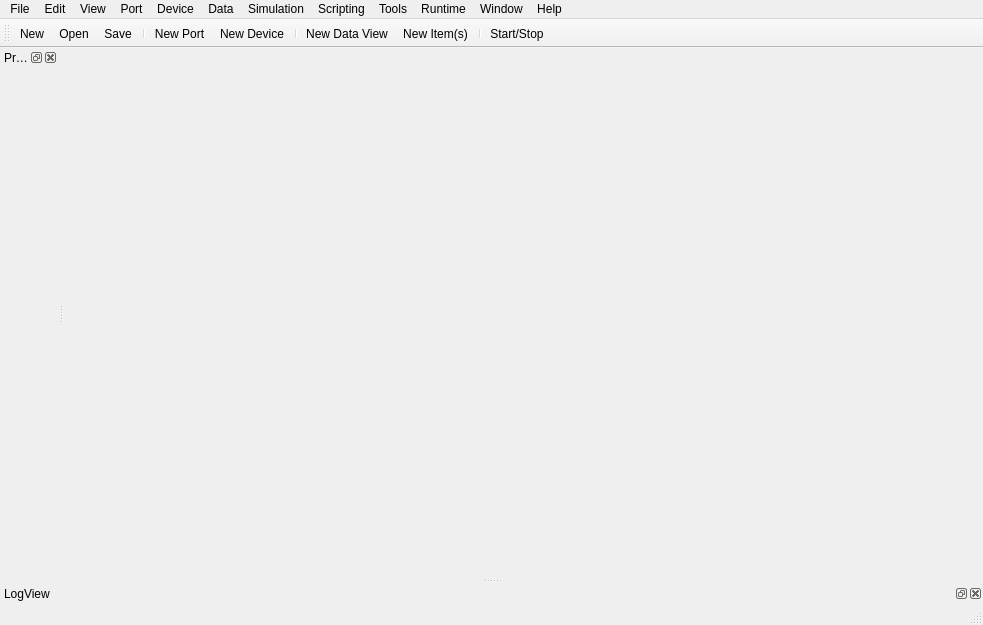
<?xml version="1.0" encoding="UTF-8"?>
<ui version="4.0">
 <class>mbServerUi</class>
 <widget class="QMainWindow" name="mbServerUi">
  <property name="geometry">
   <rect>
    <x>0</x>
    <y>0</y>
    <width>983</width>
    <height>625</height>
   </rect>
  </property>
  <property name="windowTitle">
   <string>Server</string>
  </property>
  <property name="windowIcon">
   <iconset>
    <normaloff>:/server/icons/server.ico</normaloff>:/server/icons/server.ico</iconset>
  </property>
  <widget class="QWidget" name="centralwidget">
   <layout class="QVBoxLayout" name="verticalLayout">
    <property name="spacing">
     <number>2</number>
    </property>
    <property name="leftMargin">
     <number>3</number>
    </property>
    <property name="topMargin">
     <number>3</number>
    </property>
    <property name="rightMargin">
     <number>3</number>
    </property>
    <property name="bottomMargin">
     <number>3</number>
    </property>
   </layout>
  </widget>
  <widget class="QMenuBar" name="menubar">
   <property name="geometry">
    <rect>
     <x>0</x>
     <y>0</y>
     <width>983</width>
     <height>20</height>
    </rect>
   </property>
   <widget class="QMenu" name="menuFile">
    <property name="title">
     <string>File</string>
    </property>
    <addaction name="actionFileNew"/>
    <addaction name="separator"/>
    <addaction name="actionFileOpen"/>
    <addaction name="actionFileRecent"/>
    <addaction name="actionFileClose"/>
    <addaction name="actionFileSave"/>
    <addaction name="actionFileSaveAs"/>
    <addaction name="actionFileEdit"/>
    <addaction name="actionFileImportProject"/>
    <addaction name="actionFileInfo"/>
    <addaction name="separator"/>
    <addaction name="actionFileQuit"/>
   </widget>
   <widget class="QMenu" name="menuHelp">
    <property name="title">
     <string>Help</string>
    </property>
    <addaction name="actionHelpAbout"/>
    <addaction name="actionHelpAboutQt"/>
    <addaction name="separator"/>
    <addaction name="actionHelpContents"/>
   </widget>
   <widget class="QMenu" name="menuRuntime">
    <property name="title">
     <string>Runtime</string>
    </property>
    <addaction name="actionRuntimeStartStop"/>
   </widget>
   <widget class="QMenu" name="menuView">
    <property name="title">
     <string>View</string>
    </property>
    <addaction name="actionViewProject"/>
    <addaction name="actionViewLogView"/>
    <addaction name="actionViewOutput"/>
   </widget>
   <widget class="QMenu" name="menuDevice">
    <property name="title">
     <string>Device</string>
    </property>
    <addaction name="actionDeviceNew"/>
    <addaction name="actionDeviceEdit"/>
    <addaction name="actionDeviceDelete"/>
    <addaction name="separator"/>
    <addaction name="actionDeviceImport"/>
    <addaction name="actionDeviceExport"/>
    <addaction name="separator"/>
    <addaction name="actionDeviceMemoryZero"/>
    <addaction name="actionDeviceMemoryZeroAll"/>
    <addaction name="actionDeviceMemoryImport"/>
    <addaction name="actionDeviceMemoryExport"/>
    <addaction name="separator"/>
    <addaction name="actionDeviceScriptInit"/>
    <addaction name="actionDeviceScriptLoop"/>
    <addaction name="actionDeviceScriptFinal"/>
    <addaction name="separator"/>
    <addaction name="actionDeviceStatistics"/>
   </widget>
   <widget class="QMenu" name="menuEdit">
    <property name="title">
     <string>Edit</string>
    </property>
    <addaction name="actionEditCut"/>
    <addaction name="actionEditCopy"/>
    <addaction name="actionEditPaste"/>
    <addaction name="actionEditInsert"/>
    <addaction name="actionEditEdit"/>
    <addaction name="actionEditDelete"/>
    <addaction name="separator"/>
    <addaction name="actionEditSelectAll"/>
    <addaction name="separator"/>
    <addaction name="actionEditFind"/>
    <addaction name="actionEditReplace"/>
   </widget>
   <widget class="QMenu" name="menuDataView">
    <property name="title">
     <string>Data</string>
    </property>
    <addaction name="actionDataViewItemNew"/>
    <addaction name="actionDataViewItemEdit"/>
    <addaction name="actionDataViewItemInsert"/>
    <addaction name="actionDataViewItemDelete"/>
    <addaction name="separator"/>
    <addaction name="actionDataViewImportItems"/>
    <addaction name="actionDataViewExportItems"/>
    <addaction name="separator"/>
    <addaction name="actionDataViewNew"/>
    <addaction name="actionDataViewEdit"/>
    <addaction name="actionDataViewInsert"/>
    <addaction name="actionDataViewDelete"/>
    <addaction name="separator"/>
    <addaction name="actionDataViewImport"/>
    <addaction name="actionDataViewExport"/>
   </widget>
   <widget class="QMenu" name="menuAction">
    <property name="title">
     <string>Simulation</string>
    </property>
    <addaction name="actionSimActions"/>
    <addaction name="separator"/>
    <addaction name="actionSimActionNew"/>
    <addaction name="actionSimActionEdit"/>
    <addaction name="actionSimActionInsert"/>
    <addaction name="actionSimActionDelete"/>
    <addaction name="separator"/>
    <addaction name="actionSimActionImport"/>
    <addaction name="actionSimActionExport"/>
   </widget>
   <widget class="QMenu" name="menuWindow">
    <property name="title">
     <string>Window</string>
    </property>
    <widget class="QMenu" name="menuWindowDevices">
     <property name="title">
      <string>Devices</string>
     </property>
     <addaction name="actionWindowDeviceCloseAll"/>
     <addaction name="separator"/>
    </widget>
    <widget class="QMenu" name="menuWindowDataViews">
     <property name="title">
      <string>DataViews</string>
     </property>
     <addaction name="actionWindowDataViewCloseAll"/>
     <addaction name="separator"/>
    </widget>
    <widget class="QMenu" name="menuWindowScripts">
     <property name="title">
      <string>Scripts</string>
     </property>
     <addaction name="actionWindowScriptCloseAll"/>
     <addaction name="separator"/>
    </widget>
    <widget class="QMenu" name="menuWindowStatistics">
     <property name="title">
      <string>Statistics</string>
     </property>
     <addaction name="actionWindowStatisticsCloseAll"/>
     <addaction name="separator"/>
    </widget>
    <addaction name="actionWindowViewSubWindow"/>
    <addaction name="actionWindowViewTabbed"/>
    <addaction name="separator"/>
    <addaction name="menuWindowDataViews"/>
    <addaction name="menuWindowStatistics"/>
    <addaction name="menuWindowDevices"/>
    <addaction name="menuWindowScripts"/>
    <addaction name="separator"/>
    <addaction name="actionWindowSimActions"/>
    <addaction name="actionWindowScriptModules"/>
    <addaction name="separator"/>
    <addaction name="actionWindowCloseAll"/>
    <addaction name="separator"/>
    <addaction name="actionWindowCascade"/>
    <addaction name="actionWindowTile"/>
   </widget>
   <widget class="QMenu" name="menuPort">
    <property name="title">
     <string>Port</string>
    </property>
    <addaction name="actionPortNew"/>
    <addaction name="actionPortEdit"/>
    <addaction name="actionPortDelete"/>
    <addaction name="separator"/>
    <addaction name="actionPortDeviceNew"/>
    <addaction name="actionPortDeviceAdd"/>
    <addaction name="actionPortDeviceEdit"/>
    <addaction name="actionPortDeviceDelete"/>
    <addaction name="separator"/>
    <addaction name="actionPortImport"/>
    <addaction name="actionPortExport"/>
    <addaction name="separator"/>
    <addaction name="actionPortStatistics"/>
   </widget>
   <widget class="QMenu" name="menuTools">
    <property name="title">
     <string>Tools</string>
    </property>
    <addaction name="actionToolsSettings"/>
   </widget>
   <widget class="QMenu" name="menuScripting">
    <property name="title">
     <string>Scripting</string>
    </property>
    <addaction name="actionScriptModules"/>
    <addaction name="separator"/>
    <addaction name="actionScriptModuleNew"/>
    <addaction name="actionScriptModuleOpen"/>
    <addaction name="actionScriptModuleDelete"/>
    <addaction name="actionScriptModuleEditParams"/>
    <addaction name="separator"/>
    <addaction name="actionScriptModuleImport"/>
    <addaction name="actionScriptModuleExport"/>
   </widget>
   <addaction name="menuFile"/>
   <addaction name="menuEdit"/>
   <addaction name="menuView"/>
   <addaction name="menuPort"/>
   <addaction name="menuDevice"/>
   <addaction name="menuDataView"/>
   <addaction name="menuAction"/>
   <addaction name="menuScripting"/>
   <addaction name="menuTools"/>
   <addaction name="menuRuntime"/>
   <addaction name="menuWindow"/>
   <addaction name="menuHelp"/>
  </widget>
  <widget class="QStatusBar" name="statusbar"/>
  <widget class="QDockWidget" name="dockLogView">
   <property name="windowTitle">
    <string>LogView</string>
   </property>
   <attribute name="dockWidgetArea">
    <number>8</number>
   </attribute>
   <widget class="QWidget" name="dockWidgetContents_2">
    <layout class="QHBoxLayout" name="horizontalLayout">
     <property name="spacing">
      <number>0</number>
     </property>
     <property name="leftMargin">
      <number>0</number>
     </property>
     <property name="topMargin">
      <number>0</number>
     </property>
     <property name="rightMargin">
      <number>0</number>
     </property>
     <property name="bottomMargin">
      <number>0</number>
     </property>
    </layout>
   </widget>
  </widget>
  <widget class="QToolBar" name="toolBar">
   <property name="windowTitle">
    <string>toolBar</string>
   </property>
   <attribute name="toolBarArea">
    <enum>TopToolBarArea</enum>
   </attribute>
   <attribute name="toolBarBreak">
    <bool>false</bool>
   </attribute>
   <addaction name="actionFileNew"/>
   <addaction name="actionFileOpen"/>
   <addaction name="actionFileSave"/>
   <addaction name="separator"/>
   <addaction name="actionPortNew"/>
   <addaction name="actionDeviceNew"/>
   <addaction name="separator"/>
   <addaction name="actionDataViewNew"/>
   <addaction name="actionDataViewItemNew"/>
   <addaction name="separator"/>
   <addaction name="actionRuntimeStartStop"/>
  </widget>
  <widget class="QDockWidget" name="dockProject">
   <property name="windowTitle">
    <string>Project</string>
   </property>
   <attribute name="dockWidgetArea">
    <number>1</number>
   </attribute>
   <widget class="QWidget" name="dockWidgetContents"/>
  </widget>
  <action name="actionFileQuit">
   <property name="icon">
    <iconset resource="../../core/gui/core_rsc.qrc">
     <normaloff>:/core/icons/quit.png</normaloff>:/core/icons/quit.png</iconset>
   </property>
   <property name="text">
    <string>Quit</string>
   </property>
  </action>
  <action name="actionHelpAbout">
   <property name="text">
    <string>About</string>
   </property>
  </action>
  <action name="actionHelpAboutQt">
   <property name="text">
    <string>About Qt</string>
   </property>
  </action>
  <action name="actionHelpContents">
   <property name="text">
    <string>Contents</string>
   </property>
  </action>
  <action name="actionFileNew">
   <property name="icon">
    <iconset resource="../../core/gui/core_rsc.qrc">
     <normaloff>:/core/icons/filenew.png</normaloff>:/core/icons/filenew.png</iconset>
   </property>
   <property name="text">
    <string>New...</string>
   </property>
  </action>
  <action name="actionFileOpen">
   <property name="icon">
    <iconset resource="../../core/gui/core_rsc.qrc">
     <normaloff>:/core/icons/fileopen.png</normaloff>:/core/icons/fileopen.png</iconset>
   </property>
   <property name="text">
    <string>Open...</string>
   </property>
  </action>
  <action name="actionFileSave">
   <property name="icon">
    <iconset resource="../../core/gui/core_rsc.qrc">
     <normaloff>:/core/icons/filesave.png</normaloff>:/core/icons/filesave.png</iconset>
   </property>
   <property name="text">
    <string>Save</string>
   </property>
  </action>
  <action name="actionFileSaveAs">
   <property name="icon">
    <iconset resource="../../core/gui/core_rsc.qrc">
     <normaloff>:/core/icons/filesaveall.png</normaloff>:/core/icons/filesaveall.png</iconset>
   </property>
   <property name="text">
    <string>Save As...</string>
   </property>
  </action>
  <action name="actionRuntimeStartStop">
   <property name="icon">
    <iconset>
     <normaloff>icons/play.png</normaloff>icons/play.png</iconset>
   </property>
   <property name="text">
    <string>Start/Stop</string>
   </property>
  </action>
  <action name="actionFileEdit">
   <property name="icon">
    <iconset resource="../../core/gui/core_rsc.qrc">
     <normaloff>:/core/icons/edit.png</normaloff>:/core/icons/edit.png</iconset>
   </property>
   <property name="text">
    <string>Edit ...</string>
   </property>
  </action>
  <action name="actionViewLogView">
   <property name="text">
    <string>LogView</string>
   </property>
  </action>
  <action name="actionDeviceMemoryZero">
   <property name="text">
    <string>Zero Memory</string>
   </property>
  </action>
  <action name="actionDeviceMemoryImport">
   <property name="text">
    <string>Import Memory ...</string>
   </property>
  </action>
  <action name="actionDeviceMemoryExport">
   <property name="text">
    <string>Export Memory ...</string>
   </property>
  </action>
  <action name="actionDeviceMemoryZeroAll">
   <property name="text">
    <string>Zero Memory All</string>
   </property>
  </action>
  <action name="actionToolsSettings">
   <property name="text">
    <string>Settings...</string>
   </property>
  </action>
  <action name="actionEditCut">
   <property name="text">
    <string>Cut</string>
   </property>
  </action>
  <action name="actionEditCopy">
   <property name="text">
    <string>Copy</string>
   </property>
  </action>
  <action name="actionEditPaste">
   <property name="text">
    <string>Paste</string>
   </property>
  </action>
  <action name="actionEditDelete">
   <property name="text">
    <string>Delete</string>
   </property>
  </action>
  <action name="actionEditSelectAll">
   <property name="text">
    <string>Select All</string>
   </property>
  </action>
  <action name="actionViewProject">
   <property name="text">
    <string>Project</string>
   </property>
  </action>
  <action name="actionViewSimulation">
   <property name="text">
    <string>Simulation</string>
   </property>
  </action>
  <action name="actionDeviceNew">
   <property name="icon">
    <iconset resource="../../core/gui/core_rsc.qrc">
     <normaloff>:/core/icons/device.png</normaloff>:/core/icons/device.png</iconset>
   </property>
   <property name="text">
    <string>New Device ...</string>
   </property>
  </action>
  <action name="actionDeviceEdit">
   <property name="text">
    <string>Edit Device...</string>
   </property>
  </action>
  <action name="actionDeviceDelete">
   <property name="text">
    <string>Delete Device</string>
   </property>
  </action>
  <action name="actionDeviceImport">
   <property name="text">
    <string>Import Device ...</string>
   </property>
  </action>
  <action name="actionDeviceExport">
   <property name="text">
    <string>Export Device ...</string>
   </property>
  </action>
  <action name="actionDataViewNew">
   <property name="icon">
    <iconset resource="../../core/gui/core_rsc.qrc">
     <normaloff>:/core/icons/dataview.png</normaloff>:/core/icons/dataview.png</iconset>
   </property>
   <property name="text">
    <string>New Data View ...</string>
   </property>
  </action>
  <action name="actionDataViewDelete">
   <property name="text">
    <string>Delete Data View</string>
   </property>
  </action>
  <action name="actionDataViewEdit">
   <property name="text">
    <string>Edit DataView ...</string>
   </property>
  </action>
  <action name="actionDataViewImport">
   <property name="text">
    <string>Import Data View...</string>
   </property>
  </action>
  <action name="actionDataViewExport">
   <property name="text">
    <string>Export Data View...</string>
   </property>
  </action>
  <action name="actionDataViewItemInsert">
   <property name="text">
    <string>Insert Item</string>
   </property>
  </action>
  <action name="actionDataViewItemNew">
   <property name="icon">
    <iconset resource="../../core/gui/core_rsc.qrc">
     <normaloff>:/core/icons/dataviewitem.png</normaloff>:/core/icons/dataviewitem.png</iconset>
   </property>
   <property name="text">
    <string>New Item(s)...</string>
   </property>
  </action>
  <action name="actionDataViewItemEdit">
   <property name="text">
    <string>Edit Item(s) ...</string>
   </property>
  </action>
  <action name="actionDataViewItemDelete">
   <property name="text">
    <string>Delete Items</string>
   </property>
  </action>
  <action name="actionSimActionInsert">
   <property name="text">
    <string>Insert Action</string>
   </property>
  </action>
  <action name="actionSimActionNew">
   <property name="text">
    <string>New Action(s) ...</string>
   </property>
  </action>
  <action name="actionSimActionEdit">
   <property name="text">
    <string>Edit Action(s) ...</string>
   </property>
  </action>
  <action name="actionSimActionDelete">
   <property name="text">
    <string>Delete Actions</string>
   </property>
  </action>
  <action name="actionSimActionImport">
   <property name="text">
    <string>Import Actions ...</string>
   </property>
  </action>
  <action name="actionSimActionExport">
   <property name="text">
    <string>Export Actions ...</string>
   </property>
  </action>
  <action name="actionWindowDeviceShowAll">
   <property name="text">
    <string>Show All</string>
   </property>
  </action>
  <action name="actionWindowDeviceShowActive">
   <property name="text">
    <string>Show Active Device</string>
   </property>
  </action>
  <action name="actionWindowDeviceCloseAll">
   <property name="text">
    <string>Close All</string>
   </property>
  </action>
  <action name="actionWindowDeviceCloseActive">
   <property name="text">
    <string>Close Active Device</string>
   </property>
  </action>
  <action name="actionWindowDataViewShowAll">
   <property name="text">
    <string>Show All</string>
   </property>
  </action>
  <action name="actionWindowDataViewShowActive">
   <property name="text">
    <string>Show Active DataView</string>
   </property>
  </action>
  <action name="actionWindowDataViewCloseAll">
   <property name="text">
    <string>Close All</string>
   </property>
  </action>
  <action name="actionWindowDataViewCloseActive">
   <property name="text">
    <string>Close Active DataView</string>
   </property>
  </action>
  <action name="actionWindowShowAll">
   <property name="text">
    <string>Show All</string>
   </property>
  </action>
  <action name="actionWindowShowActive">
   <property name="text">
    <string>Show Active</string>
   </property>
  </action>
  <action name="actionWindowCascade">
   <property name="text">
    <string>Cascade</string>
   </property>
  </action>
  <action name="actionWindowTile">
   <property name="text">
    <string>Tile</string>
   </property>
  </action>
  <action name="actionPortNew">
   <property name="icon">
    <iconset resource="../../core/gui/core_rsc.qrc">
     <normaloff>:/core/icons/port.png</normaloff>:/core/icons/port.png</iconset>
   </property>
   <property name="text">
    <string>New Port ...</string>
   </property>
  </action>
  <action name="actionPortEdit">
   <property name="text">
    <string>Edit Port ...</string>
   </property>
  </action>
  <action name="actionPortDelete">
   <property name="text">
    <string>Delete Port</string>
   </property>
  </action>
  <action name="actionPortDeviceNew">
   <property name="text">
    <string>New Device Ref...</string>
   </property>
  </action>
  <action name="actionPortDeviceEdit">
   <property name="text">
    <string>Edit Device Ref...</string>
   </property>
  </action>
  <action name="actionPortDeviceDelete">
   <property name="text">
    <string>Delete Device Ref</string>
   </property>
  </action>
  <action name="actionPortDeviceAdd">
   <property name="text">
    <string>Add Existing Ref...</string>
   </property>
  </action>
  <action name="actionDataViewInsert">
   <property name="text">
    <string>Insert Data View</string>
   </property>
  </action>
  <action name="actionEditInsert">
   <property name="text">
    <string>Insert</string>
   </property>
  </action>
  <action name="actionDataViewImportItems">
   <property name="text">
    <string>Import Items...</string>
   </property>
  </action>
  <action name="actionDataViewExportItems">
   <property name="text">
    <string>Export Items...</string>
   </property>
  </action>
  <action name="actionWindowCloseAll">
   <property name="text">
    <string>Close All</string>
   </property>
  </action>
  <action name="actionWindowCloseActive">
   <property name="text">
    <string>Close Active</string>
   </property>
  </action>
  <action name="actionPortImport">
   <property name="text">
    <string>Import Port...</string>
   </property>
  </action>
  <action name="actionPortExport">
   <property name="text">
    <string>Export Port...</string>
   </property>
  </action>
  <action name="actionEditEdit">
   <property name="text">
    <string>Edit</string>
   </property>
  </action>
  <action name="actionFileInfo">
   <property name="text">
    <string>Info...</string>
   </property>
  </action>
  <action name="actionFileRecent">
   <property name="text">
    <string>Recent</string>
   </property>
  </action>
  <action name="actionFileClose">
   <property name="text">
    <string>Close</string>
   </property>
  </action>
  <action name="actionViewOutput">
   <property name="text">
    <string>Output</string>
   </property>
  </action>
  <action name="actionDeviceScriptInit">
   <property name="text">
    <string>Script Init ...</string>
   </property>
  </action>
  <action name="actionDeviceScriptLoop">
   <property name="text">
    <string>Script Loop ...</string>
   </property>
  </action>
  <action name="actionDeviceScriptFinal">
   <property name="text">
    <string>Script Final ...</string>
   </property>
  </action>
  <action name="actionTEST">
   <property name="text">
    <string>TEST</string>
   </property>
  </action>
  <action name="actionScriptModuleNew">
   <property name="text">
    <string>New Module ...</string>
   </property>
  </action>
  <action name="actionScriptModuleOpen">
   <property name="text">
    <string>Open Module</string>
   </property>
  </action>
  <action name="actionScriptModuleDelete">
   <property name="text">
    <string>Delete Module</string>
   </property>
  </action>
  <action name="actionScriptModuleEditParams">
   <property name="text">
    <string>Edit Module Params ...</string>
   </property>
  </action>
  <action name="actionScriptModuleImport">
   <property name="text">
    <string>Import Module ...</string>
   </property>
  </action>
  <action name="actionScriptModuleExport">
   <property name="text">
    <string>Export Module ...</string>
   </property>
  </action>
  <action name="actionViewScriptModules">
   <property name="text">
    <string>Script Modules</string>
   </property>
  </action>
  <action name="actionWindowViewSubWindow">
   <property name="text">
    <string>View SubWindow</string>
   </property>
  </action>
  <action name="actionWindowViewTabbed">
   <property name="text">
    <string>View Tabbed</string>
   </property>
  </action>
  <action name="actionWindowScriptShowAll">
   <property name="text">
    <string>Show All</string>
   </property>
  </action>
  <action name="actionWindowScriptCloseAll">
   <property name="text">
    <string>Close All</string>
   </property>
  </action>
  <action name="actionEditFind">
   <property name="text">
    <string>Find ...</string>
   </property>
  </action>
  <action name="actionEditReplace">
   <property name="text">
    <string>Replace ...</string>
   </property>
  </action>
  <action name="actionFileImportProject">
   <property name="text">
    <string>Import Project ...</string>
   </property>
  </action>
  <action name="actionPortStatistics">
   <property name="text">
    <string>Statistics...</string>
   </property>
  </action>
  <action name="actionDeviceStatistics">
   <property name="text">
    <string>Statistics...</string>
   </property>
  </action>
  <action name="actionWindowStatisticsCloseAll">
   <property name="text">
    <string>Close All</string>
   </property>
  </action>
  <action name="actionSimActions">
   <property name="text">
    <string>Simulation</string>
   </property>
  </action>
  <action name="actionWindowSimActions">
   <property name="text">
    <string>Simulation</string>
   </property>
  </action>
  <action name="actionScriptModules">
   <property name="text">
    <string>Script Modules</string>
   </property>
  </action>
  <action name="actionWindowScriptModules">
   <property name="text">
    <string>Script Modules</string>
   </property>
  </action>
 </widget>
 <resources>
  <include location="../../core/gui/core_rsc.qrc"/>
 </resources>
 <connections/>
</ui>
